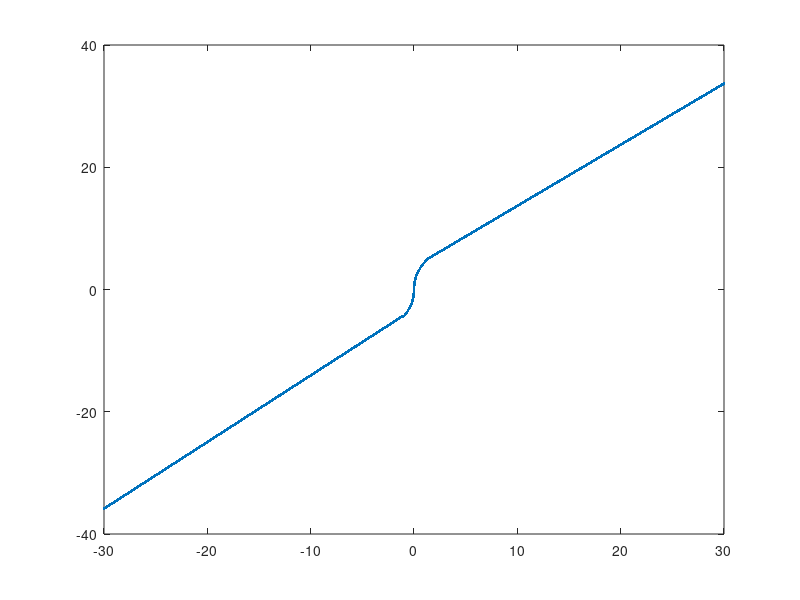

Reproduce this figure in MATLAB.
thrustList = -30:0.001:30;
voltageList = [];

%{
Matt's stuff

for thrust = thrustList
    if (thrust<0.4641 & thrust>-0.01095 )
        voltage = 0;
    elseif (thrust>0.4641 & thrust<0.79423)
        voltage = (-0.1419 + sqrt(0.1419*0.1419-4*0.0676*(-0.3668-thrust)))/(2*0.0676);
    elseif (thrust>0.79423) 
        voltage=(thrust+3.2786)/1.047;
    elseif (thrust<-0.01095 & thrust>-1.179701)
        voltage = -0.0314 + sqrt(0.0314*0.0314-4*-0.0851*(0.0042-thrust));
    elseif (thrust<-1.179701)
        voltage = (thrust-2.5582)/0.9609;
    end
    voltageList = [voltageList voltage];
end

%}

%{
Redone by nick June 6 2014

%}



for thrust = thrustList
    if (thrust<=-1.05)
        voltage = 1.09*thrust - 3.1542;
    elseif (thrust>-1.05 & thrust<=0)
        voltage = -4.3968*(-1*thrust)^0.4534;
    elseif (thrust>0 & thrust<=1.25)
        voltage = 4.3968*thrust^0.4534;
    elseif (thrust > 1.25)
        voltage = thrust + 3.6857;
    end
    voltageList = [voltageList voltage];
end


plot(thrustList,voltageList,'.')